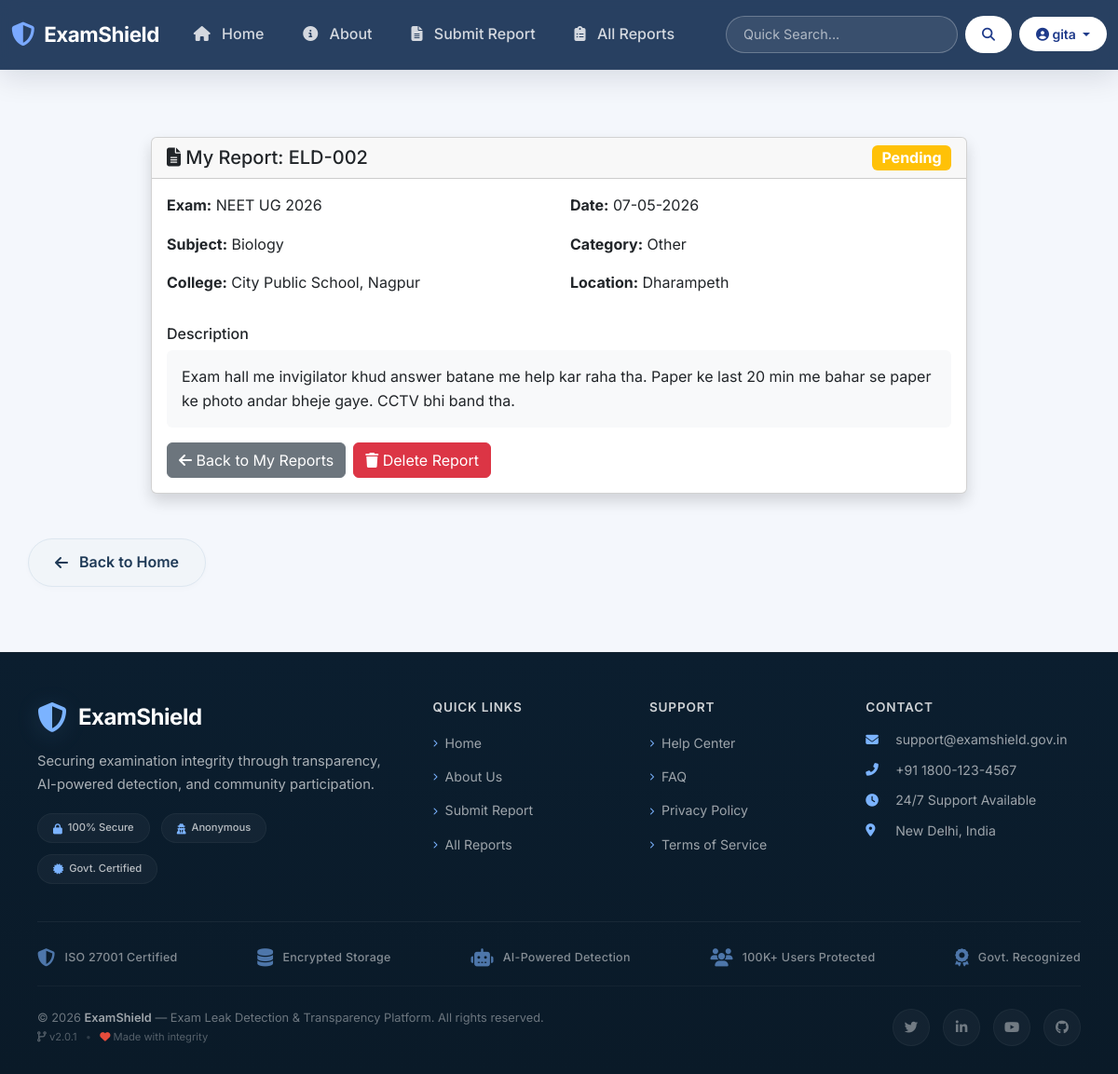
Page /report/2 (signed in) on the committed database.
### tables this page shows
CREATE TABLE users (
            id INTEGER PRIMARY KEY AUTOINCREMENT,
            username TEXT NOT NULL UNIQUE,
            password TEXT NOT NULL,
            email TEXT UNIQUE,
            mobile TEXT UNIQUE,
            name TEXT,
            role TEXT DEFAULT 'student',

            -- Verification
            is_mobile_verified INTEGER DEFAULT 0,
            is_email_verified INTEGER DEFAULT 0,
            mobile_otp TEXT,
            otp_generated_at TEXT,

            -- Identity Proof 
            profile_photo TEXT,
            id_proof_type TEXT,
            id_proof_number TEXT,
            id_proof_photo TEXT,
            is_id_verified INTEGER DEFAULT 0,

            -- Tracking & Moderation
            signup_ip TEXT,
            signup_user_agent TEXT,
            created_at TEXT DEFAULT CURRENT_TIMESTAMP,
            is_blocked INTEGER DEFAULT 0,
            trust_score INTEGER DEFAULT 100
        , state TEXT, district TEXT);

CREATE TABLE entries (
            id INTEGER PRIMARY KEY AUTOINCREMENT,
            user_id INTEGER NOT NULL,
            exam_name TEXT NOT NULL,
            subject_name TEXT NOT NULL,
            college_name TEXT NOT NULL,
            status TEXT DEFAULT 'Pending',
            report_date TEXT,
            description TEXT,

            -- Incident Location
            incident_state TEXT,
            incident_district TEXT,
            incident_city TEXT,
            incident_college TEXT,
            incident_address TEXT,

            -- Multiple Files - JSON madhe store karu
            photos TEXT,
            videos TEXT,
            audios TEXT,

            -- Admin
            urgency_score INTEGER DEFAULT 0,
            ai_summary TEXT,
            fake_status TEXT,
            admin_remark TEXT,
            is_dummy INTEGER DEFAULT 0,
            created_at TEXT DEFAULT CURRENT_TIMESTAMP,
            updated_at TEXT, category TEXT DEFAULT 'Other', sentiment TEXT DEFAULT 'Normal',

            FOREIGN KEY (user_id) REFERENCES users (id)
        );

### app.py (the view)
@app.route('/report/<int:id>')
@login_required
def view_report(id):
    conn = get_db()
    conn.row_factory = sqlite3.Row
    report = conn.execute('SELECT e.*, u.name, u.email FROM entries e JOIN users u ON e.user_id=u.id WHERE e.id =?', (id,)).fetchone()
    if report is None:
        conn.close()
        flash('Report not found!', 'error')
        return redirect(url_for('report_list'))
    if current_user.role!= 'admin' and report['user_id']!= current_user.id:
        conn.close()
        flash('You do not have permission to view this report.', 'error')
        return redirect(url_for('report_list'))
    report_dict = dict(report)
    for key in ['photos', 'videos', 'audios']:
        try:
            report_dict[key] = json.loads(report_dict[key]) if report_dict[key] else []
        except:
            report_dict[key] = []
    conn.close()
    report_dict['display_id'] = f"ELD-{report_dict['id']:03d}"
    if report_dict['report_date']:
        try:
            date_obj = datetime.strptime(report_dict['report_date'], '%Y-%m-%d')
            report_dict['report_date'] = date_obj.strftime('%d-%m-%Y')
        except:
            pass
    if current_user.role == 'admin':
        return render_template('admin_detail.html', report=report_dict)
    else:
        return render_template('student_detail.html', report=report_dict)

### app.py (called while the page is built)
@login_manager.user_loader
def load_user(user_id):
    conn = get_db()
    user_row = conn.execute('SELECT * FROM users WHERE id =?', (user_id,)).fetchone()
    conn.close()
    if user_row:
        user = dict(user_row)
        return User(
            id=user['id'],
            username=user['username'],
            name=user.get('name', 'User'),
            role=user.get('role', 'student'),
            is_mobile_verified=user.get('is_mobile_verified', 0),
            is_email_verified=user.get('is_email_verified', 0),
            is_blocked=user.get('is_blocked', 0)
        )
    return None

@app.context_processor
def inject_notifications():
    if current_user.is_authenticated: # FIX: session ki jagah current_user
        conn = get_db()
        count = conn.execute("SELECT COUNT(*) FROM notifications WHERE is_read = 0").fetchone()[0]
        conn.close()
        return dict(unread_count=count)
    return dict(unread_count=0)

def get_settings():
    conn = get_db()
    s = conn.execute("SELECT * FROM settings WHERE id=1").fetchone()
    conn.close()
    return s

@app.before_request
def check_maintenance():
    settings = get_settings()
    if settings and settings['maintenance_mode'] == 1:
        if request.endpoint and 'static' not in request.endpoint:
            if not current_user.is_authenticated or current_user.role!= 'admin':
                return render_template('maintenance.html'), 503

### database.py (called while the page is built)
def get_db():
    conn = sqlite3.connect(DB_PATH)
    conn.row_factory = sqlite3.Row
    return conn

### templates/student_detail.html (shortened to what this page needs)
{% extends "base.html" %}
{% block content %}
<div class="container mt-4" style="max-width: 900px;">
<div class="card shadow">
    <div class="card-header d-flex justify-content-between align-items-center">
        <h5 class="mb-0"><i class="fas fa-file-alt"></i> My Report: {{ report.display_id }}</h5>
        <span class="badge bg-{{ 'success' if report.status=='Resolved' else 'warning' }} fs-6">
            {{ report.status }}
        </span>
    </div>
    <div class="card-body">
        <div class="row mb-3">
            <div class="col-md-6">
                <p><b>Exam:</b> {{ report.exam_name }}</p>
                <p><b>Subject:</b> {{ report.subject_name }}</p>
                <p><b>College:</b> {{ report.college_name }}</p>
            </div>
            <div class="col-md-6">
                <p><b>Date:</b> {{ report.report_date }}</p>
                <p><b>Category:</b> {{ report.category }}</p>
                <p><b>Location:</b> {{ report.incident_city }}</p>
            </div>
        </div>
        <div class="mb-3">
            <h6>Description</h6>
            <div class="p-3 bg-light rounded">{{ report.description }}</div>
        </div>
        <div class="d-flex gap-2">
            <a href="{{ url_for('report_list') }}" class="btn btn-secondary">
                <i class="fas fa-arrow-left"></i> Back to My Reports
            </a>
            {% if current_user.id == report.user_id %}
            <form method="POST" action="{{ url_for('delete_report', id=report.id) }}">
                <button type="submit" class="btn btn-danger" onclick="return confirm('Delete this report? This cannot be undone.')">
                    <i class="fas fa-trash"></i> Delete Report
                </button>
            </form>
            {% endif %}
        </div>
    </div>
</div>
</div>
{% endblock %}

### templates/base.html (shortened to what this page needs)
<!DOCTYPE html>
<html lang="en">
<head>
    <link href="https://cdn.jsdelivr.net/npm/bootstrap@5.3.0/dist/css/bootstrap.min.css" rel="stylesheet">
    <link rel="stylesheet" href="https://cdnjs.cloudflare.com/ajax/libs/font-awesome/6.4.0/css/all.min.css">
</head>
<body>
<nav class="navbar navbar-expand-lg navbar-dark">
    <div class="container-fluid" style="max-width: 1400px;">
        <a class="navbar-brand" href="{{ url_for('home') }}">
            <i class="fas fa-shield-alt"></i> ExamShield
        </a>
        <div class="collapse navbar-collapse" id="navbarContent">
            <ul class="navbar-nav me-auto mb-2 mb-lg-0">
                <li class="nav-item">
                    <a class="nav-link {% if request.endpoint == 'home' %}active{% endif %}" href="{{ url_for('home') }}">
                        <i class="fas fa-home"></i> Home
                    </a>
                </li>
                <li class="nav-item">
                    <a class="nav-link {% if request.endpoint == 'about' %}active{% endif %}" href="{{ url_for('about') }}">
                        <i class="fas fa-info-circle"></i> About
                    </a>
                </li>
                {% if current_user.is_authenticated %}
                <li class="nav-item">
                    <a class="nav-link {% if request.endpoint == 'form' %}active{% endif %}" href="{{ url_for('form') }}">
                        <i class="fas fa-file-alt"></i> Submit Report
                    </a>
                </li>
                <li class="nav-item">
                    <a class="nav-link {% if request.endpoint == 'report_list' %}active{% endif %}" href="{{ url_for('report_list') }}">
                        <i class="fas fa-clipboard-list"></i> All Reports
                    </a>
                </li>
                {% endif %}
            </ul>
            <div class="d-flex align-items-center gap-2 flex-wrap">
                {% if current_user.is_authenticated %}
                <form class="d-flex" action="{{ url_for('report_list') }}" method="GET">
                    <input class="form-control form-control-sm search-input me-2"
                           type="search"
                           name="search"
                           placeholder="Quick Search..."
                           style="min-width: 180px;">
                    <button class="btn btn-light btn-sm" type="submit" title="Search">
                        <i class="fas fa-search"></i>
                    </button>
                </form>
                {% endif %}
                {% if current_user.is_authenticated %}
                    <div class="dropdown">
                        <button class="btn btn-light btn-sm dropdown-toggle" type="button" data-bs-toggle="dropdown" aria-expanded="false">
                            <i class="fas fa-user-circle"></i> {{ current_user.username }}
                        </button>
                    </div>
                {% endif %}
            </div>
        </div>
    </div>
</nav>
<main class="container-fluid main-content">
    {% block content %}{% endblock %}
</main>
<div>
    <a href="{{ url_for('home') }}" class="back-btn">
        <i class="fas fa-arrow-left"></i> Back to Home
    </a>
</div>
<footer class="premium-footer">
    <div class="footer-container">
        <div class="footer-top">
            <div class="footer-brand">
                <div class="footer-logo">
                    <i class="fas fa-shield-alt"></i>
                    <span>ExamShield</span>
                </div>
                <p class="footer-tagline">
                    Securing examination integrity through transparency,
                    AI-powered detection, and community participation.
                </p>
                <div class="footer-trust-badge">
                    <span><i class="fas fa-lock"></i> 100% Secure</span>
                    <span><i class="fas fa-user-secret"></i> Anonymous</span>
                    <span><i class="fas fa-certificate"></i> Govt. Certified</span>
                </div>
            </div>
            <div class="footer-links">
                <h6>Quick Links</h6>
                <ul>
                    <li><a href="{{ url_for('home') }}"><i class="fas fa-chevron-right"></i> Home</a></li>
                    <li><a href="{{ url_for('about') }}"><i class="fas fa-chevron-right"></i> About Us</a></li>
                    <li><a href="{{ url_for('form') }}"><i class="fas fa-chevron-right"></i> Submit Report</a></li>
                    <li><a href="{{ url_for('report_list') }}"><i class="fas fa-chevron-right"></i> All Reports</a></li>
                </ul>
            </div>
            <div class="footer-links">
                <h6>Support</h6>
                <ul>
                    <li><a href="#"><i class="fas fa-chevron-right"></i> Help Center</a></li>
                    <li><a href="#"><i class="fas fa-chevron-right"></i> FAQ</a></li>
                    <li><a href="#"><i class="fas fa-chevron-right"></i> Privacy Policy</a></li>
                    <li><a href="#"><i class="fas fa-chevron-right"></i> Terms of Service</a></li>
                </ul>
            </div>
            <div class="footer-links">
                <h6>Contact</h6>
                <ul class="footer-contact">
                    <li><i class="fas fa-envelope"></i> support@examshield.gov.in</li>
                    <li><i class="fas fa-phone-alt"></i> +91 1800-123-4567</li>
                    <li><i class="fas fa-clock"></i> 24/7 Support Available</li>
                    <li><i class="fas fa-map-marker-alt"></i> New Delhi, India</li>
                </ul>
            </div>
        </div>
        <div class="footer-middle">
            <div class="trust-indicators">
                <div class="trust-item">
                    <i class="fas fa-shield-halved"></i>
                    <span>ISO 27001 Certified</span>
                </div>
                <div class="trust-item">
                    <i class="fas fa-database"></i>
                    <span>Encrypted Storage</span>
                </div>
                <div class="trust-item">
                    <i class="fas fa-robot"></i>
                    <span>AI-Powered Detection</span>
                </div>
                <div class="trust-item">
                    <i class="fas fa-users"></i>
                    <span>100K+ Users Protected</span>
                </div>
                <div class="trust-item">
                    <i class="fas fa-award"></i>
                    <span>Govt. Recognized</span>
                </div>
            </div>
        </div>
        <div class="footer-bottom">
            <div class="footer-copyright">
                <p>
                    &copy; 2026 <strong>ExamShield</strong> — Exam Leak Detection &amp; Transparency Platform.
                    All rights reserved.
                </p>
                <p class="footer-version">
                    <i class="fas fa-code-branch"></i> v2.0.1
                    <span class="dot-separator">•</span>
                    <i class="fas fa-heart" style="color: #e74c3c;"></i> Made with integrity
                </p>
            </div>
            <div class="footer-social">
                <a href="#" aria-label="Twitter"><i class="fab fa-twitter"></i></a>
                <a href="#" aria-label="LinkedIn"><i class="fab fa-linkedin-in"></i></a>
                <a href="#" aria-label="YouTube"><i class="fab fa-youtube"></i></a>
                <a href="#" aria-label="GitHub"><i class="fab fa-github"></i></a>
            </div>
        </div>
    </div>
</footer>
</body>
</html>

### rows in the picture
users: username "gita"
entries: status "Pending", exam_name "NEET UG 2026", subject_name "Biology", college_name "City Public School, Nagpur", report_date "07-05-2026", category "Other", incident_city "Dharampeth", description "Exam hall me invigilator khud answer batane me help kar raha tha. Paper ke last 20 min me bahar se paper ke photo andar bheje gaye. CCTV bhi band tha."

### other values in the picture
{{ report.display_id }} "ELD-002"
